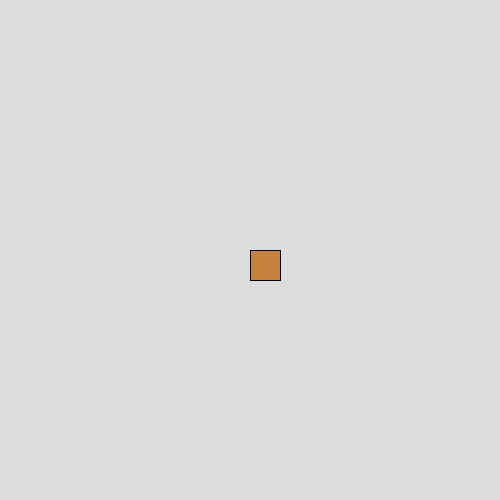
Frame 1 (no input)
Frame 60 (the mouse pressed at the canvas centre just before this capture): identical to frame 1, image omitted
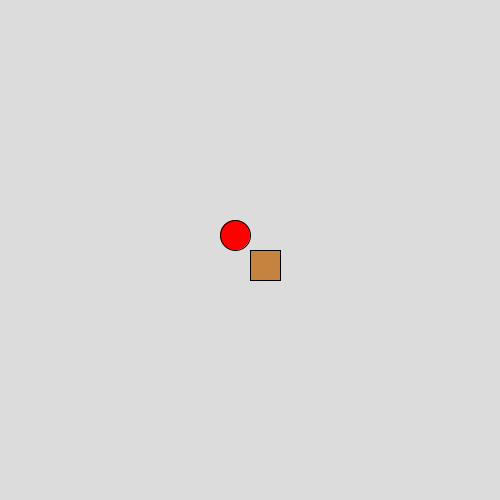
Frame 120 (the mouse held since frame 60 and released just before this capture)

The Processing sketch that drew these frames (run headless with seeded random() and noise(); from frame 60 on, the mouse is pressed at the canvas centre):

// Processing sketch: Ejercicio17
// ── Ejercicio17.pde
int x1= 1, y1= 1, x2= 2, y2=4;
int cateto1, cateto2;
int x, y;

public void setup(){
  size(500, 500);
  distLinkTes();
}

public void distLinkTes(){
  cateto1= x2 - x1;
  cateto2= y2 - y1;
  println("La distancia entre Link y el tesoro es", pow((pow(cateto1, 2) + pow(cateto2, 2)), 0.5));
}

public void draw(){
  background(220);
  x= mouseX - 15;
  y= mouseY - 15;
  Link();
  tesoro();
}

public void Link(){
  fill(#FF0000);
  ellipse(x, y, 30, 30);
}

public void tesoro(){
  fill(#C68340);
  rect(250, 250, 30, 30);
}
